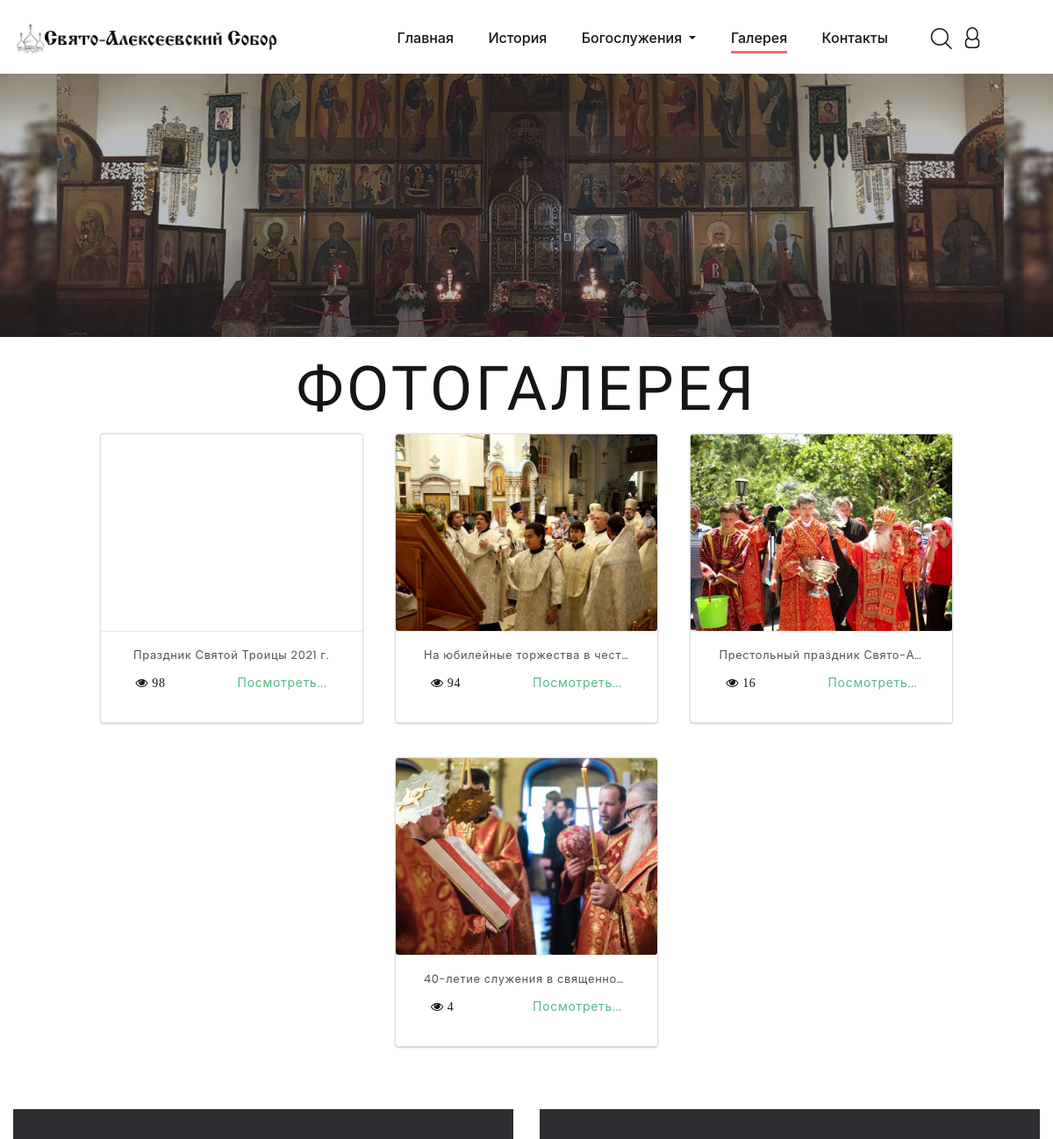
The app's page /gallery/ (upper part), older data.
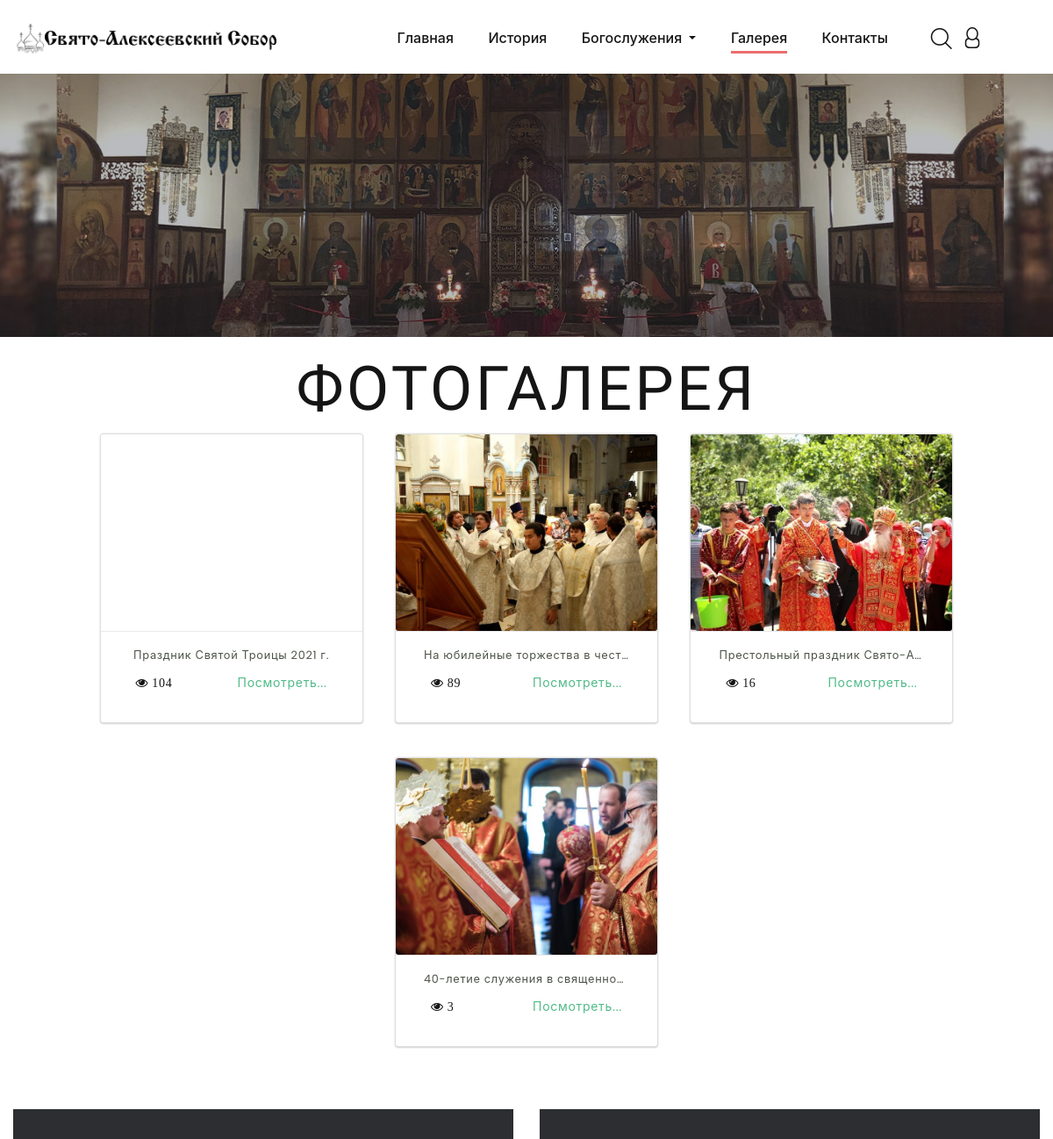
The same page, newer data.
### main/models.py (models this page shows, shortened)
class News(models.Model):
    title = models.CharField("Заголовок", max_length=150)
    slug = models.SlugField("slug", max_length=40)
    picture = models.ImageField("Картинка", upload_to="media/%Y/%m/%d/")
    content = models.TextField("Контент")
    date = models.DateField("Дата")
    is_published = models.BooleanField("Опубликовать", default=True)
    views = models.PositiveIntegerField("Просмотры", default=0)
    class Meta:
        verbose_name = "Новость"
        verbose_name_plural = "Новости"
        ordering = ['-date', 'is_published']

### main/views.py (the view)
# urls.py: path('gallery/', views.Gallery.as_view(), name="gallery"),
class Gallery(ListView):
    model = News
    paginate_by = 20
    template_name = "main/gallery.html"
    context_object_name = "post"
    def get_queryset(self):
        return News.objects.filter(is_published=True)

### main/templates/main/gallery.html (shortened to what this page needs)
{% extends 'base.html' %}
{% load static %}
{% load thumbnail %}
{% block nav_active %}
    <ul class="rd-navbar-nav">
        <li class="rd-nav-item"><a class="rd-nav-link" href="{% url 'index' %}">Главная</a>
        </li>
        <li class="rd-nav-item"><a class="rd-nav-link" href="{% url 'history' %}">История</a>
        </li>
        <li class="rd-nav-item dropdown">
            <a class="rd-nav-link dropdown-toggle" data-toggle="dropdown" href="#"
               role="button" aria-haspopup="true" aria-expanded="false">
                Богослужения
            </a>
        </li>
        <li class="rd-nav-item active"><a class="rd-nav-link" href="{% url 'gallery' %}">Галерея</a>
        </li>
        <li class="rd-nav-item"><a class="rd-nav-link" href="{% url 'contact' %}">Контакты</a></li>
    </ul>
{% endblock %}
{% block body %}
    <section class="breadcrumbs-custom-inset">
        <div class="breadcrumbs-custom context-dark bg-overlay-33">
            <div class="box-position" style="background-image: url({% static 'images/my/MainPicture2.jpg' %});"></div>
        </div>
    </section>
        <h2 class="mt-4">Фотогалерея</h2>
                {% for news in page_obj %}
                    {% if news.images.all %}
                        <div class="card">
                            <div class="card-img"
                                    {% thumbnail news.picture "370x307" crop="center" as im %}
                                 style="background-image:url({{ im.url }});">
                                    {% endthumbnail %}
                            </div>
                            <div class="card-content">
                                    <a href="{% url 'photo_gallery' news.slug %}">
                                        <p>{{ news.title }}</p></a>
                                <div class="justify-content-between m-2" style="display: flex">
                                        <span class="fa fa-eye"><span class="mx-1">{{ news.views }}</span></span>
                                        <a href="{% url 'photo_gallery' news.slug %}" class="">Посмотреть...</a>
                                </div>
                            </div>
                        </div>
                    {% endif %}
                {% endfor %}
    {% include 'includes/footer.html' %}
{% endblock %}

### templates/base.html (shortened to what this page needs)
{% load static %}
<!DOCTYPE html>
<html class="wide wow-animation" lang="en">
<head>
    <link rel="stylesheet" href="{% static 'css/bootstrap.css' %}">
    <link rel="stylesheet" href="{% static 'css/fonts.css' %}">
    <link rel="stylesheet" href="{% static 'css/style.css' %}">
    <link rel="stylesheet" href="{% static 'css/mystyle.css' %}">
</head>
<body>
<div class="page">
    <header class="section page-header">
        <div class="rd-navbar-wrap">
            <nav class="rd-navbar rd-navbar-classic" data-layout="rd-navbar-fixed" data-sm-layout="rd-navbar-fixed"
                 data-md-layout="rd-navbar-fixed" data-md-device-layout="rd-navbar-fixed"
                 data-lg-layout="rd-navbar-static" data-lg-device-layout="rd-navbar-fixed"
                 data-xl-layout="rd-navbar-static" data-xl-device-layout="rd-navbar-static"
                 data-xxl-layout="rd-navbar-static" data-xxl-device-layout="rd-navbar-static"
                 data-lg-stick-up-offset="46px" data-xl-stick-up-offset="46px" data-xxl-stick-up-offset="46px"
                 data-lg-stick-up="true" data-xl-stick-up="true" data-xxl-stick-up="true">
                <div class="rd-navbar-main-outer">
                    <div class="rd-navbar-main">
                        <div class="rd-navbar-panel">
                            <div class="rd-navbar-brand"><a class="brand" href="{% url 'index' %}"><img
                                    src="{% static 'images/my/logo-big.png' %}" alt="" width="250" height="43"/></a>
                            </div>
                        </div>
                        <div class="rd-navbar-main-element">
                            <div class="rd-navbar-nav-wrap">
                                <div class="rd-navbar-search">
                                    <button class="rd-navbar-search-toggle"
                                            data-rd-navbar-toggle=".rd-navbar-search">
                                        <span></span></button>
                                </div>
    <div class="poster rd-navbar-share fl-bigmug-line-user144"
         data-rd-navbar-toggle=".rd-navbar-share-list">
        {% if request.user.is_authenticated %}
            <div class="descr">
                <div class="">
                    <div class="card" style="width: 18rem;">
                        <div class="card-body">
                            <h6 class="card-subtitle my-3 text-muted"
                                style="font-family: CyrillicOldBold">Добро
                                пожаловать</h6>
                            <h5 class="card-title mt-4">{{ user.first_name }} {{ user.last_name }}</h5>
                            <a href="#" class="card-link link-instafeed"></a>
                            <br>
                            <a href="{% url 'logout' %}">
                                <input style="margin-left: calc(50% - 60px)" class="my-2"
                                       type="submit" id="submit"
                                       value="Выйти?">
                            </a>
                        </div>
                    </div>
                </div>
            </div>
        {% else %}
            <ul class="list-inline rd-navbar-share-list">
                <div class="container">
                    <div class="row">
                        <div class="col-12">
                        </div>
                        <div class="col-12">
                        </div>
                    </div>
                </div>
            </ul>
        {% endif %}
    </div>
                                {% block nav_active %}{% endblock %}
                            </div>
                        </div>
                    </div>
                </div>
            </nav>
        </div>
    </header>
    {% block body %}
    {% endblock %}
</div>
</body>
</html>

### templates/includes/footer.html (shortened to what this page needs)
{% load static %}
<footer class="section section-fluid footer-classic">
    <div class="container-fluid">
        <div class="row row-30 justify-content-center">
            <div class="col-md-10 col-lg-12 col-xl-6 wow fadeInRight">
                <div class="box-footer box-footer-small">
                </div>
            </div>
            <div class="col-md-10 col-lg-12 col-xl-6 wow fadeInRight" data-wow-delay=".1s">
                <div class="box-footer">
                </div>
            </div>
        </div>
    </div>
</footer>

Row changes from the older to the newer data that the page shows:
changed News "Праздник Святой Троицы 2021 г.": views "98" → "104"
changed News "На юбилейные торжества в чест…": views "94" → "89"
changed News "40-летие служения в священно…": views "4" → "3"
